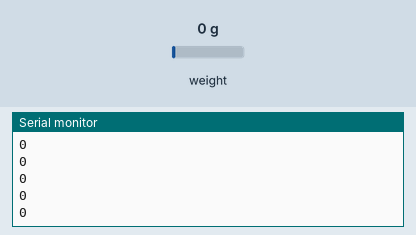
Bench run of a sketch on a simulated Arduino Uno, built with avr-gcc and run on an emulated ATmega328P. On the bench: the last lines printed to the serial monitor. The test bench sets the inputs (shaded band); at power-on: weight on the scale 0 g.

Above: at 1.2 s.
1.3 s: weight on the scale set to 100 g
At 1.31 s:
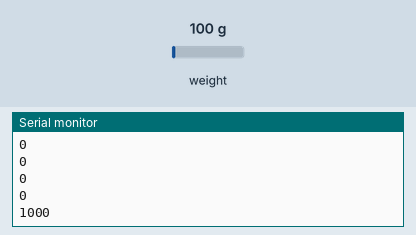
2.8 s: weight on the scale set to 1250 g
At 2.82 s:
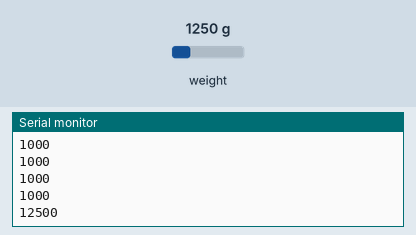
Timing chart, 0 to 5.8 s (numbered marks = the images above; inputs shaded):
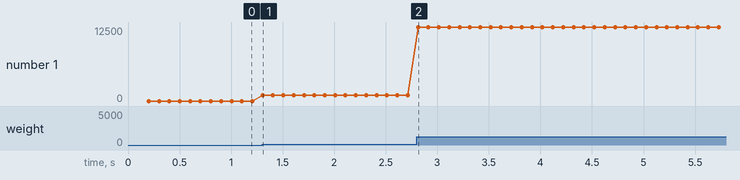

The sketch:

load_cell.ino
```cpp
/*
  Using single SparkFun HX711 breakout board with a scale
  for calibration with force sensor (referred by Nathan Seidle's code)
  Author: JPark
  Date: 2018-03-06
  HX711 does one thing well: read load cells. The breakout board is compatible with any wheat-stone bridge
  based load cell which should allow a user to measure everything from a few grams to tens of tons.
  pin 2 -> CLK
  pin 3 -> DAT
  5V    -> VCC
  GND   -> GND

  The HX711 board can be powered from 2.7V to 5V so the Arduino 5V power should be fine.
*/

#include "HX711.h"

#define calibration_factor 8900.0 // obtained from load_cell_calibration.ino

#define CLK  2
#define DOUT  3

HX711 scale(DOUT, CLK);
float raw_data, prev;
int initialize = 0;
unsigned long t_cur, t_prev, t_loop;

void setup() {
  Serial.begin(9600);
  Serial.println("HX711 data print begins");

  scale.set_scale(calibration_factor);
}

void loop() {
  t_prev = t_cur;
  t_cur = millis();
  t_loop = t_cur - t_prev;

  if (initialize == 0)
  {
    raw_data = scale.get_units() * 10000.0;
    prev = raw_data;
    Serial.print(raw_data, 0);
    Serial.print("  ");
    initialize = 1;
  }
  else
  {
    raw_data = scale.get_units() * 10000.0;
      if (abs(raw_data - prev)/t_loop > 800)
        raw_data = prev;
      else
        prev = raw_data;

      Serial.print(raw_data, 0);
  }
  Serial.println();
}
```

Measured:
- after the input at 1.3 s, the serial monitor: prints a new line at once (image 1)
- after the input at 2.8 s, the serial monitor: prints a new line at once (image 2)
- plotted number 1: 0 → 1000 after the input at 1.3 s, 1000 → 12500 after the input at 2.8 s
